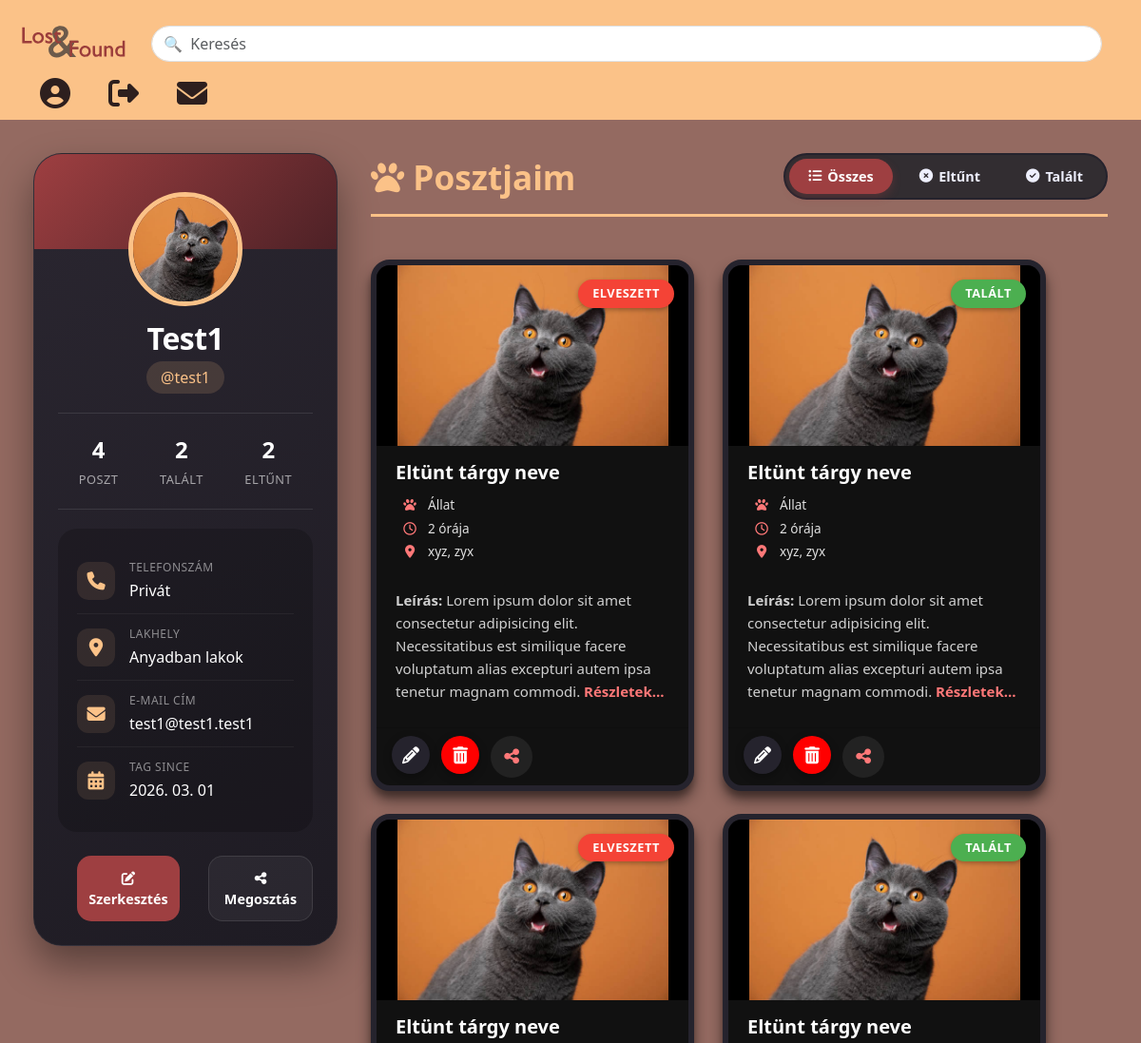
The app's page /profile (signed in, upper part), older data.
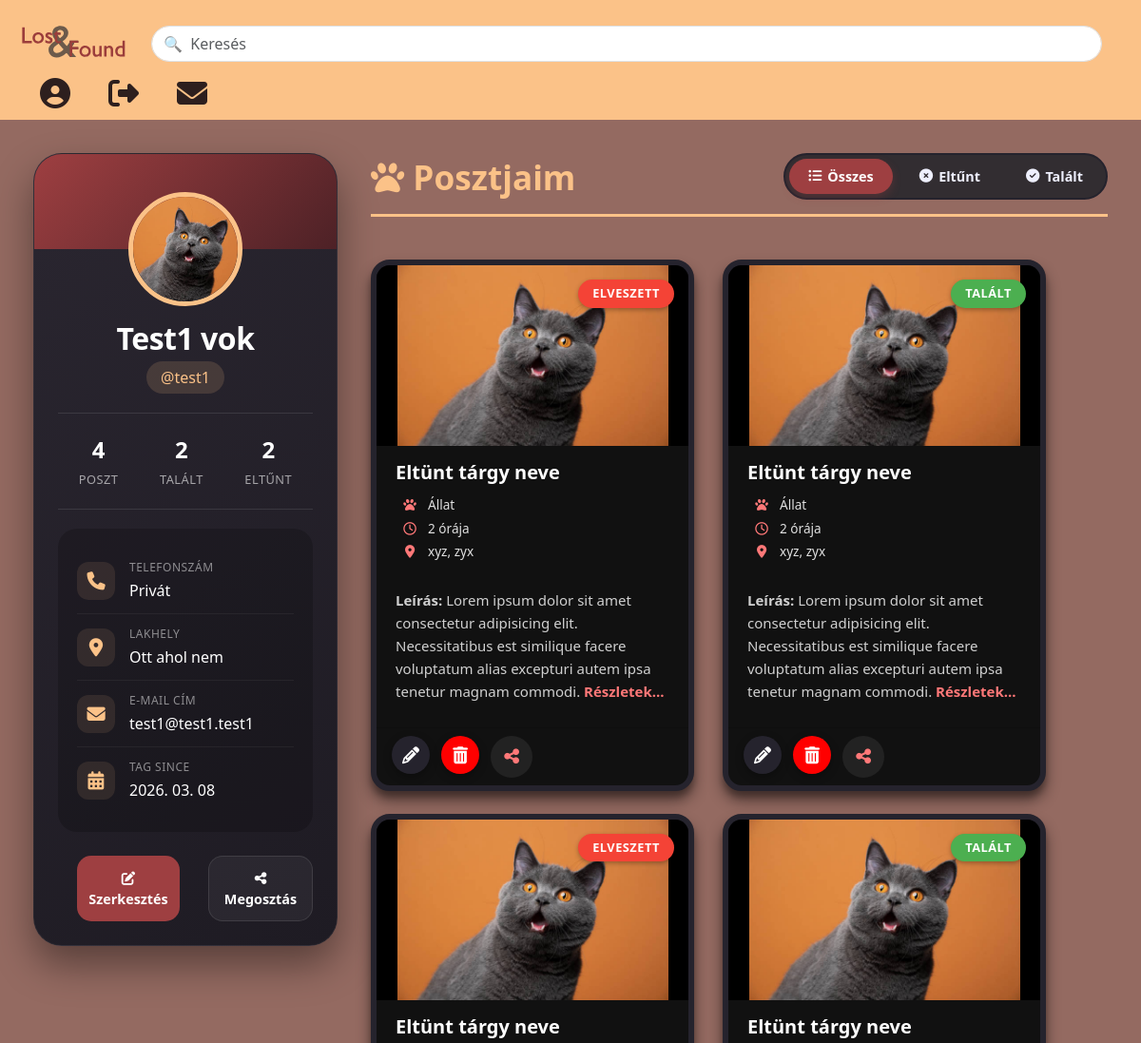
The same page, newer data.
### database.py (models this page shows, shortened)
class User(db.Model, UserMixin):
    id = db.Column(db.Integer, primary_key=True)
    username = db.Column(db.String(80), unique=True, nullable=False)
    password_hash = db.Column(db.String(128), nullable=False)
    created_at = db.Column(db.DateTime, default=datetime.now())
    email = db.Column(db.String(80), unique=True, nullable=True)
    profile_picture = db.Column(db.Integer, db.ForeignKey('attachment.id'), nullable=True)
    name = db.Column(db.String(80), nullable=True)
    birthdate = db.Column(db.Date, nullable=True)
    phone_number = db.Column(db.String(20), nullable=True)
    phone_number_is_private = db.Column(db.Boolean, default=True)
    address = db.Column(db.String(200), nullable=True)
    address_is_private = db.Column(db.Boolean, default=False)
    _2fa_enabled = db.Column(db.Boolean, default=False)
    _2fa_id = db.Column(db.Integer, db.ForeignKey('two_factor_auth.id'), nullable=True)

### routes/profile.py (the view)
@profile_routes.route('/profile', defaults={'user_id': None})
@profile_routes.route('/profile/<int:user_id>')
def profile(user_id):
    if user_id is None:
        if not current_user.is_authenticated:
            return redirect(url_for('auth.login'))
        user = current_user
    else:
        user = User.query.get(user_id)
        if user is None:
            return redirect(url_for('main.home'))
    return render_template("profile.html", user=user)

### main.py (called while the page is built)
@app.before_request
def check_profile_completion():
    if not current_user.is_authenticated:
        return
    if request.endpoint in ['profile.createprofile', 'static', 'auth.login', 'auth.logout']:
        return
    if not current_user.name or not current_user.address or not current_user.birthdate:
        return redirect(url_for('profile.createprofile'))

@login_manager.user_loader
def load_user(user_id: str):
    return User.query.get(int(user_id))

### templates/profile.html (shortened to what this page needs)
{% extends "base.html" %}
{% block content %}
<div class="profilepart">
    <div class="profile-left">
        <div class="profil">
            <div class="profil-pic-div">
                <div class="profile-pic">
                    <img src="{{ url_for('static', filename='attachments/cat.jpg') }}" alt="profilkep">
                </div>
            </div>
            <div class="profile-info">
                <h1 class="profile-name">{{current_user.name}}</h1>
                <span class="profile-username">@{{ current_user.username.lower() }}</span>
                <div class="profile-stats">
                    <div class="stat-item">
                        <span class="stat-number">4</span>
                        <span class="stat-label">Poszt</span>
                    </div>
                    <div class="stat-item">
                        <span class="stat-number">2</span>
                        <span class="stat-label">Talált</span>
                    </div>
                    <div class="stat-item">
                        <span class="stat-number">2</span>
                        <span class="stat-label">Eltűnt</span>
                    </div>
                </div>
                <div class="profile-details">
                    <div class="detail-item">
                        <div class="detail-label">
                            <i class="fas fa-phone"></i>
                        </div>
                        <div class="detail-content">
                            <span class="label">Telefonszám</span>
                            <span class="value">{{ 'Privát' if current_user.phone_number_is_private else current_user.phone_number if current_user.phone_number else 'Nincs megadva' }}</span>
                        </div>
                    </div>
                    <div class="detail-item">
                        <div class="detail-label">
                            <i class="fas fa-map-marker-alt"></i>
                        </div>
                        <div class="detail-content">
                            <span class="label">Lakhely</span>
                            <span class="value">{{ 'Privát' if current_user.address_is_private else current_user.address if current_user.address else 'Nincs megadva' }}</span>
                        </div>
                    </div>
                    <div class="detail-item">
                        <div class="detail-label">
                            <i class="fas fa-envelope"></i>
                        </div>
                        <div class="detail-content">
                            <span class="label">E-mail cím</span>
                            <span class="value">{{ current_user.email }}</span>
                        </div>
                    </div>
                    <div class="detail-item">
                        <div class="detail-label">
                            <i class="fas fa-calendar-alt"></i>
                        </div>
                        <div class="detail-content">
                            <span class="label">Tag since</span>
                            <span class="value">{{ current_user.created_at.strftime('%Y. %m. %d') }}</span>
                        </div>
                    </div>
                </div>
                <div class="profile-actions">
                    <button class="btn btn-primary">
                        <i class="fas fa-edit"></i> Szerkesztés
                    </button>
                    <button class="btn">
                        <i class="fas fa-share-alt"></i> Megosztás
                    </button>
                </div>
            </div>
        </div>
    </div>
    <div class="posts-right">
        <div class="posts-container">
            <div class="posts-title-section">
                <h1><i class="fas fa-paw"></i> Posztjaim</h1>
                <div class="filter-buttons">
                    <button class="filter-btn active" data-filter="all">
                        <i class="fas fa-list-ul"></i> Összes
                    </button>
                    <button class="filter-btn" data-filter="lost">
                        <i class="fas fa-times-circle"></i> Eltűnt
                    </button>
                    <button class="filter-btn" data-filter="found">
                        <i class="fas fa-check-circle"></i> Talált
                    </button>
                </div>
            </div>
        </div>
        <div class="card-container profile-own-cards">
            <div class="card" data-status="lost">
                <div class="card-image">
                    <img src="{{ url_for('static', filename='attachments/cat.jpg') }}" class="card-img-top" alt="...">
                    <span class="card-badge lost">Elveszett</span>
                </div>
                <div class="card-body">
                    <div class="info">
            <h5 class="card-title">Eltünt tárgy neve</h5>
            <span class="card-category"><i class="fas fa-paw me-1"></i>Állat</span>
            <span class="card-time"><i class="far fa-clock me-1"></i>2 órája</span>
            <p class="card-location"><i class="fas fa-map-marker-alt me-1"></i>xyz, zyx</p>
        </div>
                    <p class="card-text"><strong> Leírás: </strong>Lorem ipsum dolor sit amet consectetur adipisicing
            elit. Necessitatibus est similique facere voluptatum alias excepturi autem ipsa tenetur magnam
            commodi.
            <span class="text-end">Részletek...</span>
        </p>
                </div>
                <div class="card-footer">
                    <div class="actions">
                        <button class="btn-action btn-edit"><i class="fas fa-pencil-alt"></i></button>
                        <button class="btn-action btn-delete"><i class="fas fa-trash-alt"></i></button>
                        <button class="btn-action btn-share"><i class="fas fa-share-alt"></i></button>
                    </div>
                </div>
            </div>
            <div class="card" data-status="found">
                <div class="card-image">
                    <img src="{{ url_for('static', filename='attachments/cat.jpg') }}" class="card-img-top" alt="...">
                    <span class="card-badge found">Talált</span>
                </div>
                <div class="card-body">
                    <div class="info">
            <h5 class="card-title">Eltünt tárgy neve</h5>
            <span class="card-category"><i class="fas fa-paw me-1"></i>Állat</span>
            <span class="card-time"><i class="far fa-clock me-1"></i>2 órája</span>
            <p class="card-location"><i class="fas fa-map-marker-alt me-1"></i>xyz, zyx</p>
        </div>
                    <p class="card-text"><strong> Leírás: </strong>Lorem ipsum dolor sit amet consectetur adipisicing
            elit. Necessitatibus est similique facere voluptatum alias excepturi autem ipsa tenetur magnam
            commodi.
            <span class="text-end">Részletek...</span>
        </p>
                </div>
                <div class="card-footer">
                    <div class="actions">
                        <button class="btn-action btn-edit"><i class="fas fa-pencil-alt"></i></button>
                        <button class="btn-action btn-delete"><i class="fas fa-trash-alt"></i></button>
                        <button class="btn-action btn-share"><i class="fas fa-share-alt"></i></button>
                    </div>
                </div>
            </div>
            <div class="card" data-status="lost">
                <div class="card-image">
                    <img src="{{ url_for('static', filename='attachments/cat.jpg') }}" class="card-img-top" alt="...">
                    <span class="card-badge lost">Elveszett</span>
                </div>
                <div class="card-body">
                    <div class="info">
            <h5 class="card-title">Eltünt tárgy neve</h5>
        </div>
                </div>
            </div>
            <div class="card" data-status="found">
                <div class="card-image">
                    <img src="{{ url_for('static', filename='attachments/cat.jpg') }}" class="card-img-top" alt="...">
                    <span class="card-badge found">Talált</span>
                </div>
                <div class="card-body">
                    <div class="info">
            <h5 class="card-title">Eltünt tárgy neve</h5>
        </div>
                </div>
            </div>
        </div>
    </div>
</div>
{% endblock %}

### templates/base.html (shortened to what this page needs)
<!DOCTYPE html>
<html lang="hu">
<head>
    <link href="https://cdn.jsdelivr.net/npm/bootstrap@5.3.0/dist/css/bootstrap.min.css" rel="stylesheet">
    <link rel="stylesheet" href="https://cdnjs.cloudflare.com/ajax/libs/font-awesome/6.4.0/css/all.min.css">
    <link rel="stylesheet" href="{{ url_for('static', filename='css/style.css') }}">
</head>
<body class="mainbody">
    <nav class="navbar navbar-expand-lg" id="menu">
        <div class="container-fluid">
            <a class="navbar-brand" href="{{ url_for('main.home') }}"><img src="{{ url_for('static', filename='logo.svg') }}"
                    width="110px" alt=""></a>
            <form class="d-flex" role="search" {% block search %}{% endblock %}>
                <input class="form-control me-2 search" type="search" placeholder="&#x1F50D  Keresés"
                    aria-label="Search" />
            </form>
            <div class="collapse navbar-collapse" id="navbarNav">
                {% if current_user.is_authenticated %}
                <ul class="navbar-nav" id="login">
                    <li class="nav-item-logged">
                        <a class="btn-logged-nav" href="{{ url_for('profile.profile') }}"><i class="fa-solid fa-circle-user fa-2x"></i></a>
                    </li>
                    <li class="nav-item">
                        <a class="btn-logged-nav" href="{{ url_for('auth.logout') }}"><i class="fa-solid fa-right-from-bracket fa-2x"></i></a>
                    </li>
                    <li class="nav-item">
                        <a class="btn-logged-nav" href="{{ url_for('messages.messages') }}"><i class="fa-solid fa-envelope fa-2x"></i></a>
                    </li>
                </ul>
                {%else %}
                <ul class="navbar-nav" id="login">
                    <li class="nav-item">
                        <a class="btn nav-btn" href="{{ url_for('auth.login') }}">Bejelentkezés/Regisztráció</a>
                    </li>
                </ul>
                {% endif %}
            </div>
        </div>
    </nav>
    {% block content %}
    {% endblock %}
</body>
</html>

Row changes from the older to the newer data that the page shows:
changed User "test1": name "Test1" → "Test1 vok"; address_is_private+address "Anyadban lakok" → "Ott ahol nem"; created_at "2026. 03. 01" → "2026. 03. 08"
